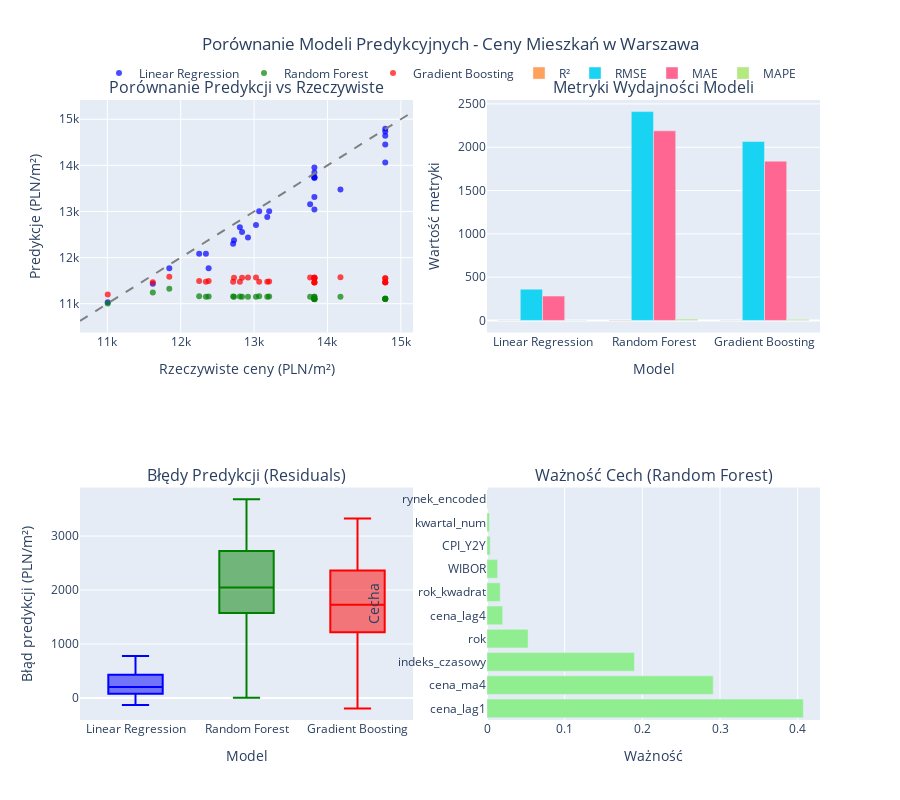
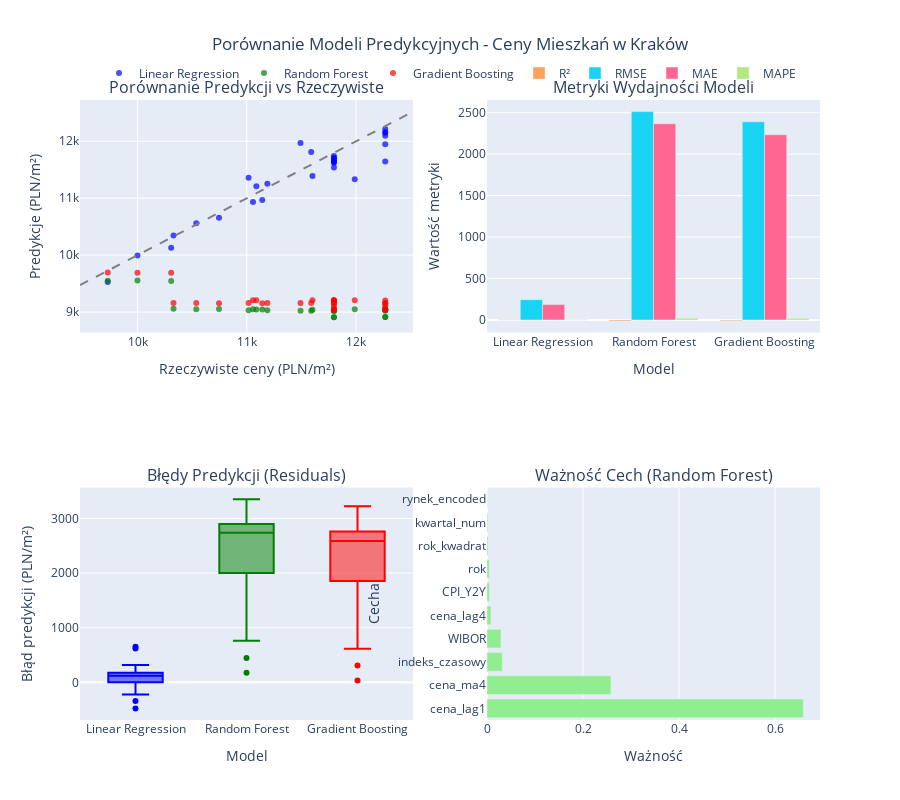
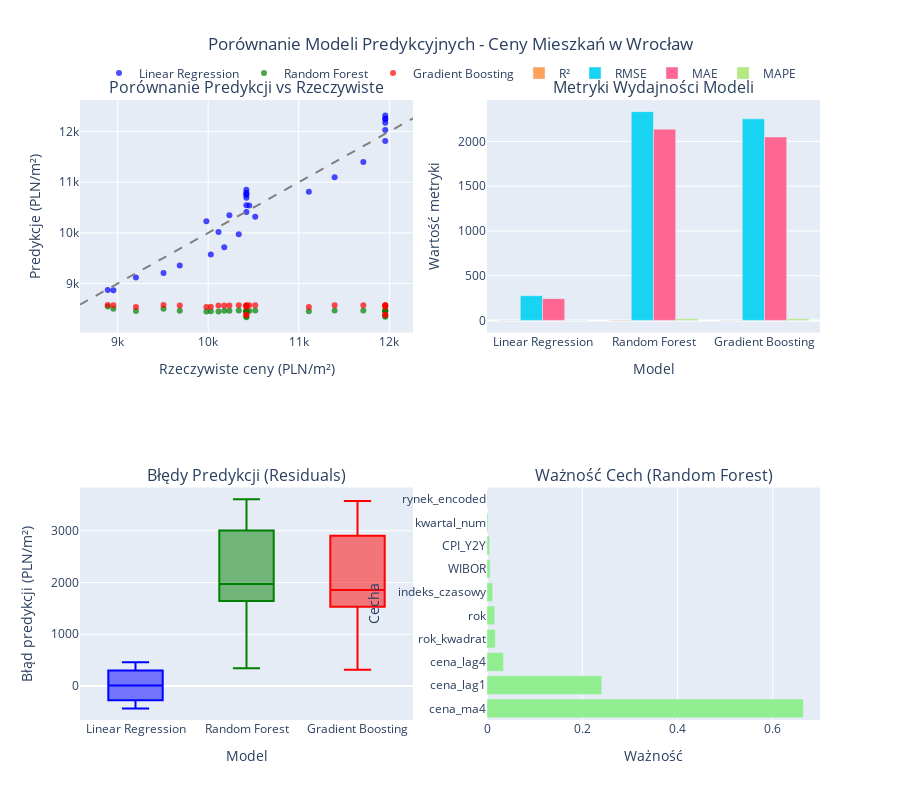

Notebook code for these charts, in order:
### Markdown cell above
## Komórka 7: Modele uczenia maszynowego dla danych w nowym formacie

### Code cell
# Komórka 7: Modele uczenia maszynowego dla danych w nowym formacie

def przygotuj_dane_do_modelowania(df, miasto_target='Warszawa'):
    """
    Przygotowuje dane do modelowania ML w formacie długim
    """
    print(f"🤖 Przygotowywanie danych do modelowania dla miasta {miasto_target}...")
    
    # Filtrujemy dane dla wybranego miasta i typu ceny (transakcyjne)
    dane_miasta = df[(df['miasto'] == miasto_target) & (df['typ_ceny'] == 'transakcyjna')].copy()
    
    # Sprawdzamy, czy mamy wystarczającą liczbę obserwacji
    if len(dane_miasta) < 20:
        print(f"⚠️ Zbyt mało danych dla miasta {miasto_target}: {len(dane_miasta)} obserwacji")
        print("Używamy minimum 20 obserwacji dla wiarygodnego modelowania")
        return None, None, None, None
    
    # Usuwamy rekordy z brakującymi wartościami w kluczowych kolumnach
    dane_miasta = dane_miasta.dropna(subset=['cena_m2', 'CPI_Y2Y', 'WIBOR'])
    
    # Kodowanie zmiennych kategorycznych
    le_rynek = LabelEncoder()
    dane_miasta['rynek_encoded'] = le_rynek.fit_transform(dane_miasta['rynek'])
    
    # Wybór cech do modelowania
    cechy = [
        'rok', 'kwartal_num', 'indeks_czasowy', 'CPI_Y2Y', 'WIBOR', 
        'rynek_encoded', 'rok_kwadrat'
    ]
    
    # Dodaj cechy lagowane jeśli dostępne
    for col in ['cena_lag1', 'cena_lag4', 'cena_ma4']:
        if col in dane_miasta.columns and dane_miasta[col].notna().sum() > len(dane_miasta) * 0.8:
            cechy.append(col)
    
    # Usuwamy rekordy z NaN w cechach
    dane_kompletne = dane_miasta.dropna(subset=cechy + ['cena_m2'])
    
    # Sortujemy dane według czasu
    dane_kompletne = dane_kompletne.sort_values('Data')
    
    X = dane_kompletne[cechy]
    y = dane_kompletne['cena_m2']
    
    print(f"📊 Przygotowano {len(X)} próbek z {len(cechy)} cechami")
    print(f"📋 Cechy: {cechy}")
    
    return X, y, dane_kompletne, le_rynek

def trenuj_modele_ml(X, y):
    """
    Trenuje różne modele ML i porównuje ich wydajność
    """
    if X is None or y is None:
        print("❌ Brak danych do trenowania modeli")
        return None, None, None, None
    
    print("🏋️ Trenowanie modeli uczenia maszynowego...")
    
    # Podział danych (uwaga na kolejność czasową)
    n_train = int(len(X) * 0.8)
    X_train, X_test = X.iloc[:n_train], X.iloc[n_train:]
    y_train, y_test = y.iloc[:n_train], y.iloc[n_train:]
    
    print(f"📊 Dane treningowe: {len(X_train)} próbek, testowe: {len(X_test)} próbek")
    
    # Skalowanie cech
    scaler = StandardScaler()
    X_train_scaled = scaler.fit_transform(X_train)
    X_test_scaled = scaler.transform(X_test)
    
    # Słownik modeli
    modele = {
        'Linear Regression': LinearRegression(),
        'Random Forest': RandomForestRegressor(n_estimators=100, random_state=42, max_depth=10),
        'Gradient Boosting': GradientBoostingRegressor(n_estimators=100, random_state=42, max_depth=5)
    }
    
    # Trenowanie i ewaluacja modeli
    wyniki_modeli = {}
    
    for nazwa_modelu, model in modele.items():
        print(f"🔧 Trenowanie {nazwa_modelu}...")
        
        if nazwa_modelu == 'Linear Regression':
            # Użyj skalowanych danych dla regresji liniowej
            model.fit(X_train_scaled, y_train)
            y_pred = model.predict(X_test_scaled)
        else:
            # Użyj oryginalnych danych dla modeli drzewiastych
            model.fit(X_train, y_train)
            y_pred = model.predict(X_test)
        
        # Oblicz metryki
        mse = mean_squared_error(y_test, y_pred)
        rmse = np.sqrt(mse)
        mae = mean_absolute_error(y_test, y_pred)
        r2 = r2_score(y_test, y_pred)
        
        # Oblicz błąd względny (MAPE)
        mape = np.mean(np.abs((y_test - y_pred) / y_test)) * 100
        
        wyniki_modeli[nazwa_modelu] = {
            'model': model,
            'predictions': y_pred,
            'mse': mse,
            'rmse': rmse,
            'mae': mae,
            'r2': r2,
            'mape': mape
        }
        
        print(f"✅ {nazwa_modelu} - R²: {r2:.4f}, RMSE: {rmse:.0f}, MAE: {mae:.0f}, MAPE: {mape:.2f}%")
    
    return wyniki_modeli, X_test, y_test, scaler

def wizualizacja_porownania_modeli(wyniki_modeli, X_test, y_test, miasto='Warszawa'):
    """
    Tworzy wizualizację porównania modeli
    """
    if wyniki_modeli is None:
        print("❌ Brak wyników modeli do wizualizacji")
        return None
    
    print("📊 Tworzenie wizualizacji porównania modeli...")
    
    fig = make_subplots(
        rows=2, cols=2,
        subplot_titles=(
            'Porównanie Predykcji vs Rzeczywiste',
            'Metryki Wydajności Modeli',
            'Błędy Predykcji (Residuals)',
            'Ważność Cech (Random Forest)'
        )
    )
    
    kolory_modeli = ['blue', 'green', 'red']
    
    # 1. Predykcje vs rzeczywiste wartości
    for i, (nazwa, wyniki) in enumerate(wyniki_modeli.items()):
        fig.add_trace(
            go.Scatter(
                x=y_test,
                y=wyniki['predictions'],
                mode='markers',
                name=nazwa,
                marker=dict(color=kolory_modeli[i], size=6, opacity=0.7)
            ),
            row=1, col=1
        )
    
    # Dodaj linię idealną
    min_val, max_val = y_test.min(), y_test.max()
    buffer = (max_val - min_val) * 0.1
    fig.add_trace(
        go.Scatter(
            x=[min_val - buffer, max_val + buffer],
            y=[min_val - buffer, max_val + buffer],
            mode='lines',
            name='Idealna predykcja',
            line=dict(dash='dash', color='gray'),
            showlegend=False
        ),
        row=1, col=1
    )
    
    # 2. Metryki wydajności
    metryki = ['R²', 'RMSE', 'MAE', 'MAPE']
    nazwy_modeli = list(wyniki_modeli.keys())
    
    for i, metryka in enumerate(['r2', 'rmse', 'mae', 'mape']):
        wartosci = [wyniki_modeli[model][metryka] for model in nazwy_modeli]
        fig.add_trace(
            go.Bar(
                x=nazwy_modeli,
                y=wartosci,
                name=metryki[i],
                showlegend=True
            ),
            row=1, col=2
        )
    
    # 3. Rozkład błędów
    for i, (nazwa, wyniki) in enumerate(wyniki_modeli.items()):
        bledy = y_test - wyniki['predictions']
        fig.add_trace(
            go.Box(
                y=bledy,
                name=nazwa,
                marker_color=kolory_modeli[i],
                showlegend=False
            ),
            row=2, col=1
        )
    
    # 4. Ważność cech (tylko dla Random Forest)
    if 'Random Forest' in wyniki_modeli:
        rf_model = wyniki_modeli['Random Forest']['model']
        waznosci = rf_model.feature_importances_
        nazwy_cech = X_test.columns
        
        # Sortuj według ważności
        cecha_waznosc = list(zip(nazwy_cech, waznosci))
        cecha_waznosc.sort(key=lambda x: x[1], reverse=True)
        
        fig.add_trace(
            go.Bar(
                x=[w for _, w in cecha_waznosc],
                y=[c for c, _ in cecha_waznosc],
                orientation='h',
                marker_color='lightgreen',
                showlegend=False
            ),
            row=2, col=2
        )
    
    # Aktualizacja layoutu
    fig.update_layout(
        height=800,
        title_text=f"Porównanie Modeli Predykcyjnych - Ceny Mieszkań w {miasto}",
        title_x=0.5,
        legend=dict(
            orientation="h",
            yanchor="bottom",
            y=1.02,
            xanchor="center",
            x=0.5
        )
    )
    
    # Aktualizacja etykiet osi
    fig.update_xaxes(title_text="Rzeczywiste ceny (PLN/m²)", row=1, col=1)
    fig.update_yaxes(title_text="Predykcje (PLN/m²)", row=1, col=1)
    
    fig.update_xaxes(title_text="Model", row=1, col=2)
    fig.update_yaxes(title_text="Wartość metryki", row=1, col=2)
    
    fig.update_xaxes(title_text="Model", row=2, col=1)
    fig.update_yaxes(title_text="Błąd predykcji (PLN/m²)", row=2, col=1)
    
    fig.update_xaxes(title_text="Ważność", row=2, col=2)
    fig.update_yaxes(title_text="Cecha", row=2, col=2)
    
    return fig

# Zdefiniuj listę miast do analizy
miasta_do_analizy = ['Warszawa', 'Kraków', 'Wrocław']

# Trenowanie modeli i tworzenie prognoz dla wybranych miast
for miasto in miasta_do_analizy:
    print(f"\n{'='*50}")
    print(f"ANALIZA DLA MIASTA: {miasto}")
    print(f"{'='*50}")
    
    # Przygotuj dane
    X, y, dane_kompletne, le_rynek = przygotuj_dane_do_modelowania(df_mieszkania_clean, miasto_target=miasto)
    
    if X is not None and y is not None:
        # Trenuj modele
        wyniki_modeli, X_test, y_test, scaler = trenuj_modele_ml(X, y)
        
        if wyniki_modeli is not None:
            # Wizualizacja porównania modeli
            wykres_modeli = wizualizacja_porownania_modeli(wyniki_modeli, X_test, y_test, miasto=miasto)
            wykres_modeli.show()
            
            # Podsumowanie wyników
            print(f"\n🏆 PODSUMOWANIE WYDAJNOŚCI MODELI dla {miasto}:")
            print("="*60)
            for nazwa, wyniki in wyniki_modeli.items():
                print(f"{nazwa:20} | R²: {wyniki['r2']:6.4f} | RMSE: {wyniki['rmse']:7.0f} | MAE: {wyniki['mae']:6.0f} | MAPE: {wyniki['mape']:5.2f}%")

### Figure 1 — Plotly figure (JSON) as saved in the notebook; plotly's stock layout.template omitted (floating-point values rounded to 4 significant figures)
{"data": [{"marker": {"color": "blue", "opacity": 0.7, "size": 6}, "mode": "markers", "name": "Linear Regression", "type": "scatter", "x": [11010.0, 11620.0, 11840.0, 12250.0, 12380.0, 12710.0, 12340.0, 12920.0, 12730.0, 13030.0, 12840.0, 13070.0, 12810.0, 13210.0, 13180.0, 13760.0, 13820.0, 13820.0, 14180.0, 14790.0, 13820.0, 14790.0, 13820.0, 14790.0, 13820.0, 14790.0, 13820.0, 13820.0, 14790.0], "xaxis": "x", "y": [11030.0, 11430.0, 11770.0, 12080.0, 11770.0, 12300.0, 12080.0, 12430.0, 12370.0, 12710.0, 12560.0, 13010.0, 12660.0, 13000.0, 12880.0, 13160.0, 13040.0, 13310.0, 13480.0, 14060.0, 13740.0, 14450.0, 13840.0, 14640.0, 13720.0, 14730.0, 13740.0, 13950.0, 14790.0], "yaxis": "y"}, {"marker": {"color": "green", "opacity": 0.7, "size": 6}, "mode": "markers", "name": "Random Forest", "type": "scatter", "x": [11010.0, 11620.0, 11840.0, 12250.0, 12380.0, 12710.0, 12340.0, 12920.0, 12730.0, 13030.0, 12840.0, 13070.0, 12810.0, 13210.0, 13180.0, 13760.0, 13820.0, 13820.0, 14180.0, 14790.0, 13820.0, 14790.0, 13820.0, 14790.0, 13820.0, 14790.0, 13820.0, 13820.0, 14790.0], "xaxis": "x", "y": [11000.0, 11250.0, 11330.0, 11160.0, 11150.0, 11160.0, 11150.0, 11150.0, 11150.0, 11150.0, 11150.0, 11160.0, 11150.0, 11160.0, 11150.0, 11150.0, 11150.0, 11150.0, 11150.0, 11100.0, 11100.0, 11110.0, 11100.0, 11100.0, 11100.0, 11100.0, 11100.0, 11110.0, 11110.0], "yaxis": "y"}, {"marker": {"color": "red", "opacity": 0.7, "size": 6}, "mode": "markers", "name": "Gradient Boosting", "type": "scatter", "x": [11010.0, 11620.0, 11840.0, 12250.0, 12380.0, 12710.0, 12340.0, 12920.0, 12730.0, 13030.0, 12840.0, 13070.0, 12810.0, 13210.0, 13180.0, 13760.0, 13820.0, 13820.0, 14180.0, 14790.0, 13820.0, 14790.0, 13820.0, 14790.0, 13820.0, 14790.0, 13820.0, 13820.0, 14790.0], "xaxis": "x", "y": [11200.0, 11460.0, 11580.0, 11490.0, 11490.0, 11480.0, 11480.0, 11570.0, 11560.0, 11570.0, 11560.0, 11480.0, 11480.0, 11480.0, 11480.0, 11570.0, 11560.0, 11570.0, 11570.0, 11460.0, 11460.0, 11460.0, 11460.0, 11550.0, 11550.0, 11550.0, 11550.0, 11460.0, 11460.0], "yaxis": "y"}, {"line": {"color": "gray", "dash": "dash"}, "mode": "lines", "name": "Idealna predykcja", "showlegend": false, "type": "scatter", "x": [10630.0, 15170.0], "xaxis": "x", "y": [10630.0, 15170.0], "yaxis": "y"}, {"name": "R²", "showlegend": true, "type": "bar", "x": ["Linear Regression", "Random Forest", "Gradient Boosting"], "xaxis": "x2", "y": [0.8666, -4.933, -3.354], "yaxis": "y2"}, {"name": "RMSE", "showlegend": true, "type": "bar", "x": ["Linear Regression", "Random Forest", "Gradient Boosting"], "xaxis": "x2", "y": [361.6, 2411.0, 2066.0], "yaxis": "y2"}, {"name": "MAE", "showlegend": true, "type": "bar", "x": ["Linear Regression", "Random Forest", "Gradient Boosting"], "xaxis": "x2", "y": [281.0, 2189.0, 1839.0], "yaxis": "y2"}, {"name": "MAPE", "showlegend": true, "type": "bar", "x": ["Linear Regression", "Random Forest", "Gradient Boosting"], "xaxis": "x2", "y": [2.098, 15.94, 13.34], "yaxis": "y2"}, {"marker": {"color": "blue"}, "name": "Linear Regression", "showlegend": false, "type": "box", "xaxis": "x3", "y": [-27.31, 187.5, 76.88, 166.6, 610.6, 412.7, 260.4, 482.0, 352.8, 318.3, 278.6, 63.13, 149.5, 201.5, 298.7, 606.3, 776.9, 508.7, 698.9, 724.1, 78.61, 337.0, -21.61, 143.0, 97.21, 54.24, 80.44, -129.6, -4.919], "yaxis": "y3"}, {"marker": {"color": "green"}, "name": "Random Forest", "showlegend": false, "type": "box", "xaxis": "x3", "y": [3.379, 374.3, 518.2, 1091.0, 1226.0, 1556.0, 1191.0, 1764.0, 1578.0, 1873.0, 1687.0, 1909.0, 1651.0, 2047.0, 2027.0, 2611.0, 2673.0, 2673.0, 3024.0, 3685.0, 2725.0, 3682.0, 2722.0, 3684.0, 2722.0, 3684.0, 2722.0, 2714.0, 3674.0], "yaxis": "y3"}, {"marker": {"color": "red"}, "name": "Gradient Boosting", "showlegend": false, "type": "box", "xaxis": "x3", "y": [-193.8, 155.0, 262.2, 758.9, 888.6, 1237.0, 867.6, 1349.0, 1162.0, 1458.0, 1273.0, 1591.0, 1330.0, 1726.0, 1704.0, 2196.0, 2258.0, 2252.0, 2603.0, 3325.0, 2362.0, 3324.0, 2363.0, 3233.0, 2271.0, 3233.0, 2272.0, 2359.0, 3322.0], "yaxis": "y3"}, {"marker": {"color": "lightgreen"}, "orientation": "h", "showlegend": false, "type": "bar", "x": [0.4073, 0.2913, 0.1898, 0.05289, 0.02024, 0.01698, 0.01361, 0.004111, 0.003156, 0.0006457], "xaxis": "x4", "y": ["cena_lag1", "cena_ma4", "indeks_czasowy", "rok", "cena_lag4", "rok_kwadrat", "WIBOR", "CPI_Y2Y", "kwartal_num", "rynek_encoded"], "yaxis": "y4"}], "layout": {"annotations": [{"font": {"size": 16}, "showarrow": false, "text": "Porównanie Predykcji vs Rzeczywiste", "x": 0.225, "xanchor": "center", "xref": "paper", "y": 1, "yanchor": "bottom", "yref": "paper"}, {"font": {"size": 16}, "showarrow": false, "text": "Metryki Wydajności Modeli", "x": 0.775, "xanchor": "center", "xref": "paper", "y": 1, "yanchor": "bottom", "yref": "paper"}, {"font": {"size": 16}, "showarrow": false, "text": "Błędy Predykcji (Residuals)", "x": 0.225, "xanchor": "center", "xref": "paper", "y": 0.375, "yanchor": "bottom", "yref": "paper"}, {"font": {"size": 16}, "showarrow": false, "text": "Ważność Cech (Random Forest)", "x": 0.775, "xanchor": "center", "xref": "paper", "y": 0.375, "yanchor": "bottom", "yref": "paper"}], "height": 800, "legend": {"orientation": "h", "x": 0.5, "xanchor": "center", "y": 1.02, "yanchor": "bottom"}, "title": {"text": "Porównanie Modeli Predykcyjnych - Ceny Mieszkań w Warszawa", "x": 0.5}, "xaxis": {"anchor": "y", "domain": [0, 0.45], "title": {"text": "Rzeczywiste ceny (PLN/m²)"}}, "xaxis2": {"anchor": "y2", "domain": [0.55, 1], "title": {"text": "Model"}}, "xaxis3": {"anchor": "y3", "domain": [0, 0.45], "title": {"text": "Model"}}, "xaxis4": {"anchor": "y4", "domain": [0.55, 1], "title": {"text": "Ważność"}}, "yaxis": {"anchor": "x", "domain": [0.625, 1], "title": {"text": "Predykcje (PLN/m²)"}}, "yaxis2": {"anchor": "x2", "domain": [0.625, 1], "title": {"text": "Wartość metryki"}}, "yaxis3": {"anchor": "x3", "domain": [0, 0.375], "title": {"text": "Błąd predykcji (PLN/m²)"}}, "yaxis4": {"anchor": "x4", "domain": [0, 0.375], "title": {"text": "Cecha"}}}}

### Figure 2 — Plotly figure (JSON) as saved in the notebook; plotly's stock layout.template omitted (floating-point values rounded to 4 significant figures)
{"data": [{"marker": {"color": "blue", "opacity": 0.7, "size": 6}, "mode": "markers", "name": "Linear Regression", "type": "scatter", "x": [9727.0, 10310.0, 9999.0, 10330.0, 10540.0, 10750.0, 11140.0, 11060.0, 11600.0, 11090.0, 11800.0, 11020.0, 11490.0, 11190.0, 11590.0, 11990.0, 11800.0, 11800.0, 12270.0, 12270.0, 11800.0, 12270.0, 11800.0, 12270.0, 11800.0, 12270.0, 11800.0, 11800.0, 12270.0], "xaxis": "x", "y": [9528.0, 10130.0, 9994.0, 10340.0, 10560.0, 10660.0, 10970.0, 10930.0, 11390.0, 11210.0, 11710.0, 11360.0, 11970.0, 11250.0, 11810.0, 11330.0, 11630.0, 11540.0, 11650.0, 11950.0, 11620.0, 12220.0, 11660.0, 12160.0, 11680.0, 12100.0, 11690.0, 11740.0, 12150.0], "yaxis": "y"}, {"marker": {"color": "green", "opacity": 0.7, "size": 6}, "mode": "markers", "name": "Random Forest", "type": "scatter", "x": [9727.0, 10310.0, 9999.0, 10330.0, 10540.0, 10750.0, 11140.0, 11060.0, 11600.0, 11090.0, 11800.0, 11020.0, 11490.0, 11190.0, 11590.0, 11990.0, 11800.0, 11800.0, 12270.0, 12270.0, 11800.0, 12270.0, 11800.0, 12270.0, 11800.0, 12270.0, 11800.0, 11800.0, 12270.0], "xaxis": "x", "y": [9552.0, 9545.0, 9553.0, 9059.0, 9049.0, 9054.0, 9044.0, 9048.0, 9039.0, 9045.0, 9036.0, 9032.0, 9023.0, 9032.0, 9023.0, 9048.0, 9039.0, 9060.0, 9069.0, 8911.0, 8911.0, 8911.0, 8911.0, 9040.0, 9031.0, 9041.0, 9031.0, 9015.0, 9025.0], "yaxis": "y"}, {"marker": {"color": "red", "opacity": 0.7, "size": 6}, "mode": "markers", "name": "Gradient Boosting", "type": "scatter", "x": [9727.0, 10310.0, 9999.0, 10330.0, 10540.0, 10750.0, 11140.0, 11060.0, 11600.0, 11090.0, 11800.0, 11020.0, 11490.0, 11190.0, 11590.0, 11990.0, 11800.0, 11800.0, 12270.0, 12270.0, 11800.0, 12270.0, 11800.0, 12270.0, 11800.0, 12270.0, 11800.0, 11800.0, 12270.0], "xaxis": "x", "y": [9694.0, 9691.0, 9691.0, 9160.0, 9160.0, 9157.0, 9157.0, 9209.0, 9209.0, 9206.0, 9206.0, 9159.0, 9159.0, 9159.0, 9159.0, 9209.0, 9209.0, 9202.0, 9201.0, 9040.0, 9041.0, 9040.0, 9041.0, 9159.0, 9160.0, 9156.0, 9157.0, 9110.0, 9109.0], "yaxis": "y"}, {"line": {"color": "gray", "dash": "dash"}, "mode": "lines", "name": "Idealna predykcja", "showlegend": false, "type": "scatter", "x": [9473.0, 12520.0], "xaxis": "x", "y": [9473.0, 12520.0], "yaxis": "y"}, {"name": "R²", "showlegend": true, "type": "bar", "x": ["Linear Regression", "Random Forest", "Gradient Boosting"], "xaxis": "x2", "y": [0.8838, -11.29, -10.11], "yaxis": "y2"}, {"name": "RMSE", "showlegend": true, "type": "bar", "x": ["Linear Regression", "Random Forest", "Gradient Boosting"], "xaxis": "x2", "y": [244.4, 2513.0, 2389.0], "yaxis": "y2"}, {"name": "MAE", "showlegend": true, "type": "bar", "x": ["Linear Regression", "Random Forest", "Gradient Boosting"], "xaxis": "x2", "y": [185.6, 2366.0, 2234.0], "yaxis": "y2"}, {"name": "MAPE", "showlegend": true, "type": "bar", "x": ["Linear Regression", "Random Forest", "Gradient Boosting"], "xaxis": "x2", "y": [1.6, 20.28, 19.12], "yaxis": "y2"}, {"marker": {"color": "blue"}, "name": "Linear Regression", "showlegend": false, "type": "box", "xaxis": "x3", "y": [199.1, 179.1, 5.727, -14.07, -23.14, 89.57, 173.6, 121.8, 208.9, -123.0, 84.92, -341.6, -477.5, -64.82, -221.3, 653.5, 164.5, 256.4, 621.0, 318.8, 173.4, 49.84, 141.8, 109.1, 120.7, 168.1, 102.9, 53.93, 119.1], "yaxis": "y3"}, {"marker": {"color": "green"}, "name": "Random Forest", "showlegend": false, "type": "box", "xaxis": "x3", "y": [175.1, 763.2, 445.9, 1270.0, 1488.0, 1692.0, 2098.0, 2009.0, 2563.0, 2042.0, 2762.0, 1984.0, 2469.0, 2156.0, 2567.0, 2940.0, 2759.0, 2738.0, 3198.0, 3356.0, 2887.0, 3356.0, 2887.0, 3227.0, 2766.0, 3227.0, 2766.0, 2782.0, 3242.0], "yaxis": "y3"}, {"marker": {"color": "red"}, "name": "Gradient Boosting", "showlegend": false, "type": "box", "xaxis": "x3", "y": [33.57, 616.9, 308.5, 1169.0, 1377.0, 1589.0, 1985.0, 1848.0, 2392.0, 1882.0, 2592.0, 1858.0, 2333.0, 2030.0, 2431.0, 2780.0, 2589.0, 2596.0, 3066.0, 3227.0, 2757.0, 3227.0, 2757.0, 3108.0, 2638.0, 3111.0, 2641.0, 2688.0, 3158.0], "yaxis": "y3"}, {"marker": {"color": "lightgreen"}, "orientation": "h", "showlegend": false, "type": "bar", "x": [0.659, 0.2582, 0.0318, 0.02906, 0.008128, 0.005044, 0.004714, 0.002, 0.001585, 0.0004339], "xaxis": "x4", "y": ["cena_lag1", "cena_ma4", "indeks_czasowy", "WIBOR", "cena_lag4", "CPI_Y2Y", "rok", "rok_kwadrat", "kwartal_num", "rynek_encoded"], "yaxis": "y4"}], "layout": {"annotations": [{"font": {"size": 16}, "showarrow": false, "text": "Porównanie Predykcji vs Rzeczywiste", "x": 0.225, "xanchor": "center", "xref": "paper", "y": 1, "yanchor": "bottom", "yref": "paper"}, {"font": {"size": 16}, "showarrow": false, "text": "Metryki Wydajności Modeli", "x": 0.775, "xanchor": "center", "xref": "paper", "y": 1, "yanchor": "bottom", "yref": "paper"}, {"font": {"size": 16}, "showarrow": false, "text": "Błędy Predykcji (Residuals)", "x": 0.225, "xanchor": "center", "xref": "paper", "y": 0.375, "yanchor": "bottom", "yref": "paper"}, {"font": {"size": 16}, "showarrow": false, "text": "Ważność Cech (Random Forest)", "x": 0.775, "xanchor": "center", "xref": "paper", "y": 0.375, "yanchor": "bottom", "yref": "paper"}], "height": 800, "legend": {"orientation": "h", "x": 0.5, "xanchor": "center", "y": 1.02, "yanchor": "bottom"}, "title": {"text": "Porównanie Modeli Predykcyjnych - Ceny Mieszkań w Kraków", "x": 0.5}, "xaxis": {"anchor": "y", "domain": [0, 0.45], "title": {"text": "Rzeczywiste ceny (PLN/m²)"}}, "xaxis2": {"anchor": "y2", "domain": [0.55, 1], "title": {"text": "Model"}}, "xaxis3": {"anchor": "y3", "domain": [0, 0.45], "title": {"text": "Model"}}, "xaxis4": {"anchor": "y4", "domain": [0.55, 1], "title": {"text": "Ważność"}}, "yaxis": {"anchor": "x", "domain": [0.625, 1], "title": {"text": "Predykcje (PLN/m²)"}}, "yaxis2": {"anchor": "x2", "domain": [0.625, 1], "title": {"text": "Wartość metryki"}}, "yaxis3": {"anchor": "x3", "domain": [0, 0.375], "title": {"text": "Błąd predykcji (PLN/m²)"}}, "yaxis4": {"anchor": "x4", "domain": [0, 0.375], "title": {"text": "Cecha"}}}}

### Figure 3 — Plotly figure (JSON) as saved in the notebook; plotly's stock layout.template omitted (floating-point values rounded to 4 significant figures)
{"data": [{"marker": {"color": "blue", "opacity": 0.7, "size": 6}, "mode": "markers", "name": "Linear Regression", "type": "scatter", "x": [8891.0, 9507.0, 8953.0, 9202.0, 10030.0, 9686.0, 10340.0, 10180.0, 10520.0, 10110.0, 10450.0, 9980.0, 11110.0, 10230.0, 11400.0, 10420.0, 11710.0, 11960.0, 10420.0, 10420.0, 11960.0, 10420.0, 11960.0, 10420.0, 11960.0, 10420.0, 11960.0, 11960.0, 10420.0], "xaxis": "x", "y": [8874.0, 9208.0, 8868.0, 9118.0, 9572.0, 9355.0, 9971.0, 9718.0, 10320.0, 10020.0, 10540.0, 10230.0, 10810.0, 10350.0, 11100.0, 10410.0, 11400.0, 11810.0, 10540.0, 10690.0, 12030.0, 10750.0, 12170.0, 10770.0, 12240.0, 10790.0, 12260.0, 12320.0, 10850.0], "yaxis": "y"}, {"marker": {"color": "green", "opacity": 0.7, "size": 6}, "mode": "markers", "name": "Random Forest", "type": "scatter", "x": [8891.0, 9507.0, 8953.0, 9202.0, 10030.0, 9686.0, 10340.0, 10180.0, 10520.0, 10110.0, 10450.0, 9980.0, 11110.0, 10230.0, 11400.0, 10420.0, 11710.0, 11960.0, 10420.0, 10420.0, 11960.0, 10420.0, 11960.0, 10420.0, 11960.0, 10420.0, 11960.0, 11960.0, 10420.0], "xaxis": "x", "y": [8549.0, 8501.0, 8503.0, 8457.0, 8454.0, 8464.0, 8470.0, 8461.0, 8466.0, 8450.0, 8457.0, 8450.0, 8454.0, 8464.0, 8470.0, 8461.0, 8466.0, 8457.0, 8450.0, 8337.0, 8344.0, 8354.0, 8361.0, 8460.0, 8466.0, 8448.0, 8457.0, 8454.0, 8449.0], "yaxis": "y"}, {"marker": {"color": "red", "opacity": 0.7, "size": 6}, "mode": "markers", "name": "Gradient Boosting", "type": "scatter", "x": [8891.0, 9507.0, 8953.0, 9202.0, 10030.0, 9686.0, 10340.0, 10180.0, 10520.0, 10110.0, 10450.0, 9980.0, 11110.0, 10230.0, 11400.0, 10420.0, 11710.0, 11960.0, 10420.0, 10420.0, 11960.0, 10420.0, 11960.0, 10420.0, 11960.0, 10420.0, 11960.0, 11960.0, 10420.0], "xaxis": "x", "y": [8577.0, 8577.0, 8572.0, 8535.0, 8540.0, 8567.0, 8571.0, 8566.0, 8571.0, 8566.0, 8571.0, 8535.0, 8539.0, 8567.0, 8571.0, 8566.0, 8571.0, 8571.0, 8566.0, 8378.0, 8379.0, 8390.0, 8391.0, 8564.0, 8568.0, 8566.0, 8571.0, 8539.0, 8535.0], "yaxis": "y"}, {"line": {"color": "gray", "dash": "dash"}, "mode": "lines", "name": "Idealna predykcja", "showlegend": false, "type": "scatter", "x": [8585.0, 12260.0], "xaxis": "x", "y": [8585.0, 12260.0], "yaxis": "y"}, {"name": "R²", "showlegend": true, "type": "bar", "x": ["Linear Regression", "Random Forest", "Gradient Boosting"], "xaxis": "x2", "y": [0.9096, -5.481, -5.039], "yaxis": "y2"}, {"name": "RMSE", "showlegend": true, "type": "bar", "x": ["Linear Regression", "Random Forest", "Gradient Boosting"], "xaxis": "x2", "y": [275.5, 2332.0, 2252.0], "yaxis": "y2"}, {"name": "MAE", "showlegend": true, "type": "bar", "x": ["Linear Regression", "Random Forest", "Gradient Boosting"], "xaxis": "x2", "y": [242.6, 2136.0, 2049.0], "yaxis": "y2"}, {"name": "MAPE", "showlegend": true, "type": "bar", "x": ["Linear Regression", "Random Forest", "Gradient Boosting"], "xaxis": "x2", "y": [2.285, 19.56, 18.73], "yaxis": "y2"}, {"marker": {"color": "blue"}, "name": "Linear Regression", "showlegend": false, "type": "box", "xaxis": "x3", "y": [17.16, 298.8, 85.73, 84.69, 457.3, 330.9, 366.3, 459.5, 201.9, 96.41, -88.93, -247.0, 300.8, -112.8, 299.7, 8.737, 315.8, 142.2, -123.1, -269.7, -76.96, -325.9, -218.0, -346.8, -289.6, -371.3, -304.0, -364.1, -431.4], "yaxis": "y3"}, {"marker": {"color": "green"}, "name": "Random Forest", "showlegend": false, "type": "box", "xaxis": "x3", "y": [341.6, 1006.0, 450.5, 745.2, 1575.0, 1222.0, 1868.0, 1717.0, 2054.0, 1664.0, 1996.0, 1531.0, 2657.0, 1770.0, 2927.0, 1961.0, 3248.0, 3498.0, 1972.0, 2084.0, 3612.0, 2068.0, 3594.0, 1962.0, 3489.0, 1973.0, 3498.0, 3501.0, 1973.0], "yaxis": "y3"}, {"marker": {"color": "red"}, "name": "Gradient Boosting", "showlegend": false, "type": "box", "xaxis": "x3", "y": [313.9, 930.0, 381.2, 667.3, 1490.0, 1119.0, 1767.0, 1612.0, 1949.0, 1548.0, 1883.0, 1445.0, 2573.0, 1667.0, 2826.0, 1855.0, 3143.0, 3385.0, 1855.0, 2043.0, 3576.0, 2031.0, 3564.0, 1857.0, 3387.0, 1855.0, 3385.0, 3417.0, 1886.0], "yaxis": "y3"}, {"marker": {"color": "lightgreen"}, "orientation": "h", "showlegend": false, "type": "bar", "x": [0.6641, 0.2409, 0.03455, 0.01741, 0.01623, 0.01179, 0.006523, 0.005525, 0.002136, 0.0008996], "xaxis": "x4", "y": ["cena_ma4", "cena_lag1", "cena_lag4", "rok_kwadrat", "rok", "indeks_czasowy", "WIBOR", "CPI_Y2Y", "kwartal_num", "rynek_encoded"], "yaxis": "y4"}], "layout": {"annotations": [{"font": {"size": 16}, "showarrow": false, "text": "Porównanie Predykcji vs Rzeczywiste", "x": 0.225, "xanchor": "center", "xref": "paper", "y": 1, "yanchor": "bottom", "yref": "paper"}, {"font": {"size": 16}, "showarrow": false, "text": "Metryki Wydajności Modeli", "x": 0.775, "xanchor": "center", "xref": "paper", "y": 1, "yanchor": "bottom", "yref": "paper"}, {"font": {"size": 16}, "showarrow": false, "text": "Błędy Predykcji (Residuals)", "x": 0.225, "xanchor": "center", "xref": "paper", "y": 0.375, "yanchor": "bottom", "yref": "paper"}, {"font": {"size": 16}, "showarrow": false, "text": "Ważność Cech (Random Forest)", "x": 0.775, "xanchor": "center", "xref": "paper", "y": 0.375, "yanchor": "bottom", "yref": "paper"}], "height": 800, "legend": {"orientation": "h", "x": 0.5, "xanchor": "center", "y": 1.02, "yanchor": "bottom"}, "title": {"text": "Porównanie Modeli Predykcyjnych - Ceny Mieszkań w Wrocław", "x": 0.5}, "xaxis": {"anchor": "y", "domain": [0, 0.45], "title": {"text": "Rzeczywiste ceny (PLN/m²)"}}, "xaxis2": {"anchor": "y2", "domain": [0.55, 1], "title": {"text": "Model"}}, "xaxis3": {"anchor": "y3", "domain": [0, 0.45], "title": {"text": "Model"}}, "xaxis4": {"anchor": "y4", "domain": [0.55, 1], "title": {"text": "Ważność"}}, "yaxis": {"anchor": "x", "domain": [0.625, 1], "title": {"text": "Predykcje (PLN/m²)"}}, "yaxis2": {"anchor": "x2", "domain": [0.625, 1], "title": {"text": "Wartość metryki"}}, "yaxis3": {"anchor": "x3", "domain": [0, 0.375], "title": {"text": "Błąd predykcji (PLN/m²)"}}, "yaxis4": {"anchor": "x4", "domain": [0, 0.375], "title": {"text": "Cecha"}}}}
